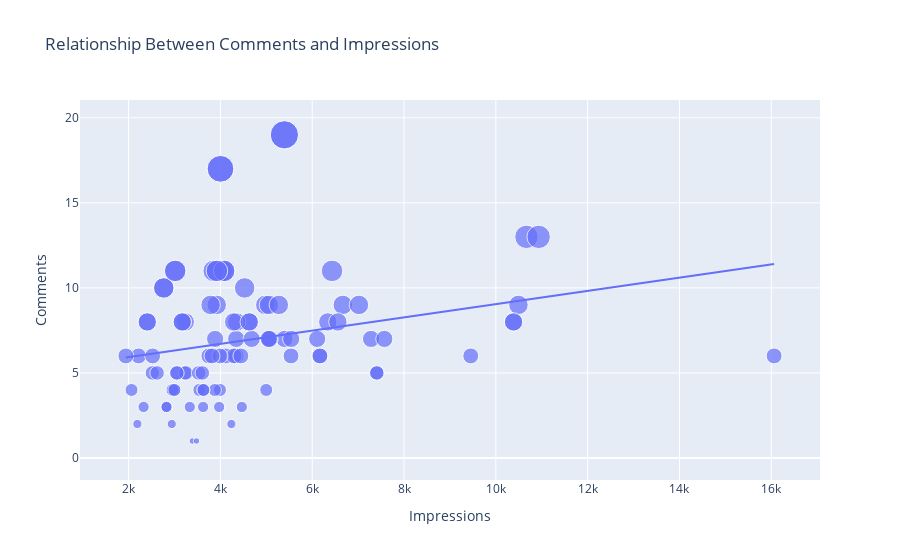

Here is the notebook cell this chart was saved with:
### Markdown cell above
1.6.2 Relationship Between Comments and Impressions

### Code cell
figure =px.scatter(data_frame=data,x='Impressions',y='Comments',size='Comments',trendline='ols',title='Relationship Between Comments and Impressions')
figure.show()
